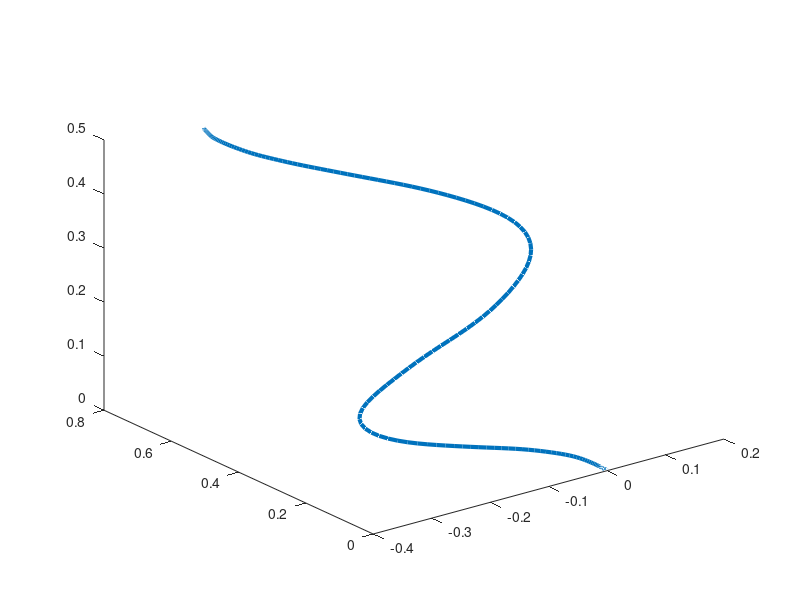

MATLAB code to generate this figure:
clc;
close all;
clear;


% load('data/obs_avoid_data', 'sd_data', 'Pd_data')
load('data/obs_avoid_data_3D.mat', 'sd_data', 'Pd_data');

n_dof = size(Pd_data, 1);

X = Pd_data(1,:);
Y = Pd_data(2,:);
Z = Pd_data(3,:);
% Z = get5thOrderTrajectory(0, 0.5, 0, 1, sd_data(2)-sd_data(1));

% Pd_data = [X; Y; Z];
% save('data/obs_avoid_data_3D.mat', 'sd_data', 'Pd_data');

figure;
plot3(X, Y, Z, 'LineWidth',3);


function [y, y_dot, y_ddot] = get5thOrderTrajectory(y0, yf, t0, tf, dt)
    y0 = y0(:); % to make sure that it's a column vector
    yf = yf(:);
    Time = t0:dt:tf;
   
    T = Time(end);
    t = Time/T;
   
    y = y0 + (yf - y0) * (10*t.^3 - 15*t.^4 + 6*t.^5 );
    y_dot = (yf - y0) * (30*t.^2 - 60*t.^3 + 30*t.^4 ) / T;
    y_ddot = (yf - y0) * (60*t - 180*t.^2 + 120*t.^3 ) / T^2;
end